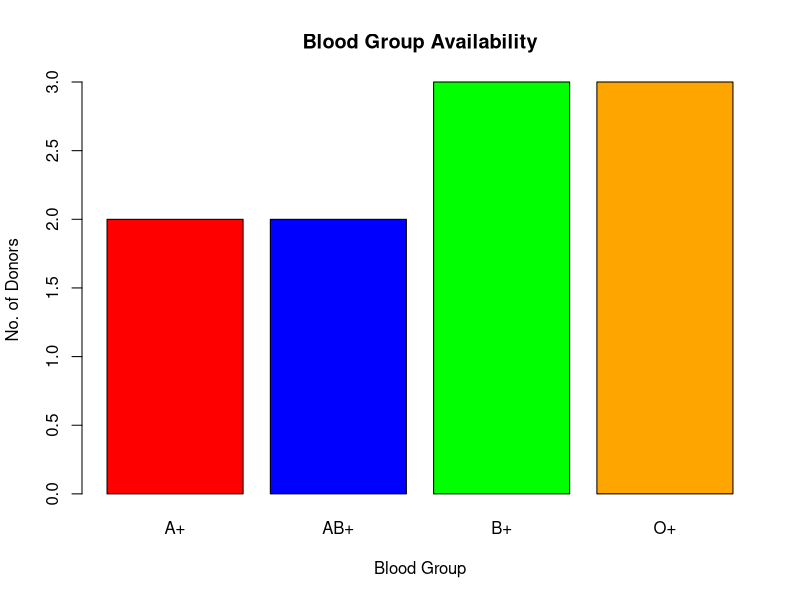

Source code (R):
donors <- data.frame(
  Donor_ID = 1:10,
  Name = c("Aman", "Rohan", "Simran", "Karan", "Priya", 
           "Vikram", "Anjali", "Rahul", "Neha", "Arjun"),
  Age = c(25, 32, 28, 22, 30, 35, 26, 29, 24, 31),
  Blood_Group = c("A+", "B+", "O+", "AB+", "B+", 
                  "O+", "A+", "O+", "AB+", "B+"),
  Contact = c("98765", "98766", "98767", "98768", "98769",
              "98770", "98771", "98772", "98773", "98774")
)
print(donors)
summary(donors)
table(donors$Blood_Group)

mean_age <- mean(donors$Age)
min_age <- min(donors$Age)
max_age <- max(donors$Age)
cat("Mean Age:", mean_age, "\n")
cat("Min Age:", min_age, "\n")
cat("Max Age:", max_age, "\n")


bg_count <- table(donors$Blood_Group)
print(bg_count)

barplot(bg_count, 
        main = "Blood Group Availability",
        xlab = "Blood Group",
        ylab = "No. of Donors",
        col = c("red", "blue", "green", "orange"),
        border = "black")

donors$Hemoglobin <- c(13.5, 14.2, 12.8, 15.0, 14.5, 13.2, 12.5, 14.8, 13.0, 15.2)
donors$Donations <- c(2, 5, 3, 1, 4, 6, 2, 5, 1, 4)

age_hemoglobin_cor <- cor(donors$Age, donors$Hemoglobin)
age_donation_cor <- cor(donors$Age, donors$Donations)

print(age_hemoglobin_cor)
print(age_donation_cor)
